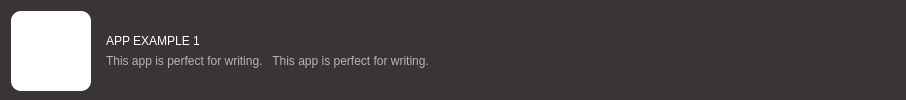
<?xml version="1.0" encoding="UTF-8"?>
<ui version="4.0">
 <class>AppView</class>
 <widget class="QFrame" name="AppView">
  <property name="geometry">
   <rect>
    <x>0</x>
    <y>0</y>
    <width>906</width>
    <height>100</height>
   </rect>
  </property>
  <property name="minimumSize">
   <size>
    <width>400</width>
    <height>100</height>
   </size>
  </property>
  <property name="maximumSize">
   <size>
    <width>16777215</width>
    <height>100</height>
   </size>
  </property>
  <property name="cursor">
   <cursorShape>PointingHandCursor</cursorShape>
  </property>
  <property name="windowTitle">
   <string>Frame</string>
  </property>
  <property name="styleSheet">
   <string notr="true">QFrame{
background-color: rgb(58, 53, 53);
border-radius:10px;
}

QFrame::hover{
	
	background-color: rgb(164, 73, 0);
}

</string>
  </property>
  <layout class="QHBoxLayout" name="horizontalLayout">
   <item>
    <widget class="QLabel" name="label_iconFrame">
     <property name="minimumSize">
      <size>
       <width>80</width>
       <height>80</height>
      </size>
     </property>
     <property name="maximumSize">
      <size>
       <width>80</width>
       <height>80</height>
      </size>
     </property>
     <property name="styleSheet">
      <string notr="true">background-color: rgb(255, 255, 255);</string>
     </property>
     <property name="text">
      <string/>
     </property>
    </widget>
   </item>
   <item>
    <widget class="QFrame" name="frame">
     <property name="minimumSize">
      <size>
       <width>250</width>
       <height>80</height>
      </size>
     </property>
     <property name="maximumSize">
      <size>
       <width>16777215</width>
       <height>80</height>
      </size>
     </property>
     <property name="styleSheet">
      <string notr="true">background-color:transparent;</string>
     </property>
     <property name="frameShape">
      <enum>QFrame::NoFrame</enum>
     </property>
     <property name="frameShadow">
      <enum>QFrame::Raised</enum>
     </property>
     <layout class="QVBoxLayout" name="verticalLayout">
      <item>
       <spacer name="verticalSpacer_2">
        <property name="orientation">
         <enum>Qt::Vertical</enum>
        </property>
        <property name="sizeHint" stdset="0">
         <size>
          <width>20</width>
          <height>15</height>
         </size>
        </property>
       </spacer>
      </item>
      <item>
       <widget class="QLabel" name="label_AppName">
        <property name="styleSheet">
         <string notr="true">color: rgb(255, 255, 255);
font: 700 16pt &quot;Ubuntu&quot;;</string>
        </property>
        <property name="text">
         <string>APP EXAMPLE 1</string>
        </property>
       </widget>
      </item>
      <item>
       <widget class="QLabel" name="label_AppInfo">
        <property name="styleSheet">
         <string notr="true">color: rgb(180, 180, 180);
font: 500 11pt &quot;Ubuntu&quot;;</string>
        </property>
        <property name="text">
         <string>This app is perfect for writing.   This app is perfect for writing.   </string>
        </property>
       </widget>
      </item>
      <item>
       <spacer name="verticalSpacer">
        <property name="orientation">
         <enum>Qt::Vertical</enum>
        </property>
        <property name="sizeHint" stdset="0">
         <size>
          <width>20</width>
          <height>15</height>
         </size>
        </property>
       </spacer>
      </item>
     </layout>
    </widget>
   </item>
   <item>
    <spacer name="horizontalSpacer">
     <property name="orientation">
      <enum>Qt::Horizontal</enum>
     </property>
     <property name="sizeHint" stdset="0">
      <size>
       <width>297</width>
       <height>20</height>
      </size>
     </property>
    </spacer>
   </item>
  </layout>
 </widget>
 <resources/>
 <connections/>
</ui>
